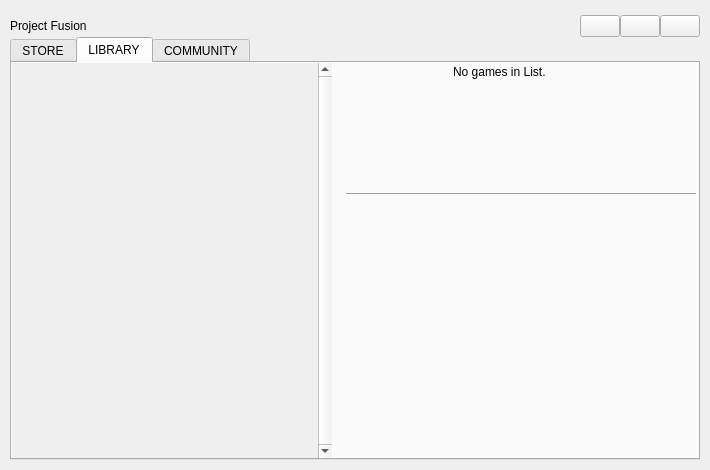
<?xml version="1.0" encoding="UTF-8"?>
<ui version="4.0">
 <class>MainWindow</class>
 <widget class="QMainWindow" name="MainWindow">
  <property name="geometry">
   <rect>
    <x>0</x>
    <y>0</y>
    <width>710</width>
    <height>470</height>
   </rect>
  </property>
  <property name="sizePolicy">
   <sizepolicy hsizetype="Preferred" vsizetype="Preferred">
    <horstretch>0</horstretch>
    <verstretch>0</verstretch>
   </sizepolicy>
  </property>
  <property name="minimumSize">
   <size>
    <width>710</width>
    <height>470</height>
   </size>
  </property>
  <property name="windowTitle">
   <string>FusionLauncher</string>
  </property>
  <property name="locale">
   <locale language="English" country="UnitedStates"/>
  </property>
  <widget class="QWidget" name="centralWidget">
   <layout class="QVBoxLayout" name="verticalLayout" stretch="0,0">
    <property name="spacing">
     <number>0</number>
    </property>
    <property name="leftMargin">
     <number>10</number>
    </property>
    <property name="topMargin">
     <number>15</number>
    </property>
    <property name="rightMargin">
     <number>10</number>
    </property>
    <property name="bottomMargin">
     <number>10</number>
    </property>
    <item>
     <widget class="QWidget" name="meueBar" native="true">
      <layout class="QHBoxLayout" name="horizontalLayout">
       <property name="spacing">
        <number>0</number>
       </property>
       <property name="leftMargin">
        <number>0</number>
       </property>
       <property name="topMargin">
        <number>0</number>
       </property>
       <property name="rightMargin">
        <number>0</number>
       </property>
       <property name="bottomMargin">
        <number>0</number>
       </property>
       <item>
        <widget class="QLabel" name="titleLabel">
         <property name="locale">
          <locale language="English" country="UnitedStates"/>
         </property>
         <property name="text">
          <string>Project Fusion</string>
         </property>
        </widget>
       </item>
       <item>
        <spacer name="horizontalSpacer_2">
         <property name="orientation">
          <enum>Qt::Horizontal</enum>
         </property>
         <property name="sizeHint" stdset="0">
          <size>
           <width>603</width>
           <height>20</height>
          </size>
         </property>
        </spacer>
       </item>
       <item>
        <widget class="QPushButton" name="pb_Min">
         <property name="sizePolicy">
          <sizepolicy hsizetype="Minimum" vsizetype="Minimum">
           <horstretch>0</horstretch>
           <verstretch>0</verstretch>
          </sizepolicy>
         </property>
         <property name="text">
          <string/>
         </property>
         <property name="icon">
          <iconset resource="res.qrc">
           <normaloff>:/gfx/min.png</normaloff>:/gfx/min.png</iconset>
         </property>
        </widget>
       </item>
       <item>
        <widget class="QPushButton" name="pb_Max">
         <property name="sizePolicy">
          <sizepolicy hsizetype="Minimum" vsizetype="Minimum">
           <horstretch>0</horstretch>
           <verstretch>0</verstretch>
          </sizepolicy>
         </property>
         <property name="text">
          <string/>
         </property>
         <property name="icon">
          <iconset resource="res.qrc">
           <normaloff>:/gfx/max.png</normaloff>:/gfx/max.png</iconset>
         </property>
        </widget>
       </item>
       <item>
        <widget class="QPushButton" name="pb_Close">
         <property name="sizePolicy">
          <sizepolicy hsizetype="Minimum" vsizetype="Minimum">
           <horstretch>0</horstretch>
           <verstretch>0</verstretch>
          </sizepolicy>
         </property>
         <property name="text">
          <string notr="true"/>
         </property>
         <property name="icon">
          <iconset resource="res.qrc">
           <normaloff>:/gfx/close.png</normaloff>:/gfx/close.png</iconset>
         </property>
        </widget>
       </item>
      </layout>
     </widget>
    </item>
    <item>
     <widget class="QTabWidget" name="tabWidget">
      <property name="locale">
       <locale language="English" country="UnitedStates"/>
      </property>
      <property name="currentIndex">
       <number>1</number>
      </property>
      <widget class="QWidget" name="tab_Store">
       <property name="enabled">
        <bool>false</bool>
       </property>
       <attribute name="title">
        <string>STORE</string>
       </attribute>
       <layout class="QVBoxLayout" name="verticalLayout_5">
        <property name="leftMargin">
         <number>0</number>
        </property>
        <property name="topMargin">
         <number>0</number>
        </property>
        <property name="rightMargin">
         <number>0</number>
        </property>
        <property name="bottomMargin">
         <number>0</number>
        </property>
        <item>
         <widget class="QWidget" name="widget_5" native="true">
          <property name="sizePolicy">
           <sizepolicy hsizetype="Preferred" vsizetype="Fixed">
            <horstretch>0</horstretch>
            <verstretch>0</verstretch>
           </sizepolicy>
          </property>
          <layout class="QHBoxLayout" name="horizontalLayout_7">
           <property name="leftMargin">
            <number>0</number>
           </property>
           <property name="topMargin">
            <number>0</number>
           </property>
           <property name="rightMargin">
            <number>0</number>
           </property>
           <property name="bottomMargin">
            <number>9</number>
           </property>
           <item>
            <widget class="QLineEdit" name="lineEdit">
             <property name="enabled">
              <bool>false</bool>
             </property>
            </widget>
           </item>
           <item>
            <widget class="QPushButton" name="pushButton">
             <property name="enabled">
              <bool>false</bool>
             </property>
             <property name="locale">
              <locale language="English" country="UnitedStates"/>
             </property>
             <property name="text">
              <string>PushButton</string>
             </property>
            </widget>
           </item>
          </layout>
         </widget>
        </item>
        <item>
         <spacer name="verticalSpacer">
          <property name="orientation">
           <enum>Qt::Vertical</enum>
          </property>
          <property name="sizeHint" stdset="0">
           <size>
            <width>20</width>
            <height>40</height>
           </size>
          </property>
         </spacer>
        </item>
       </layout>
      </widget>
      <widget class="QWidget" name="tab_Library">
       <attribute name="title">
        <string>LIBRARY</string>
       </attribute>
       <layout class="QHBoxLayout" name="horizontalLayout_3">
        <property name="spacing">
         <number>12</number>
        </property>
        <property name="leftMargin">
         <number>0</number>
        </property>
        <property name="topMargin">
         <number>0</number>
        </property>
        <property name="rightMargin">
         <number>0</number>
        </property>
        <property name="bottomMargin">
         <number>0</number>
        </property>
        <item>
         <widget class="QWidget" name="gameListWidget" native="true">
          <property name="sizePolicy">
           <sizepolicy hsizetype="Fixed" vsizetype="Preferred">
            <horstretch>0</horstretch>
            <verstretch>0</verstretch>
           </sizepolicy>
          </property>
          <property name="minimumSize">
           <size>
            <width>320</width>
            <height>0</height>
           </size>
          </property>
          <layout class="QGridLayout" name="gridLayout">
           <property name="leftMargin">
            <number>0</number>
           </property>
           <property name="topMargin">
            <number>0</number>
           </property>
           <property name="rightMargin">
            <number>0</number>
           </property>
           <property name="bottomMargin">
            <number>0</number>
           </property>
           <property name="spacing">
            <number>0</number>
           </property>
           <item row="0" column="0">
            <widget class="QScrollArea" name="gameScrollArea">
             <property name="sizePolicy">
              <sizepolicy hsizetype="Minimum" vsizetype="Expanding">
               <horstretch>0</horstretch>
               <verstretch>0</verstretch>
              </sizepolicy>
             </property>
             <property name="minimumSize">
              <size>
               <width>320</width>
               <height>0</height>
              </size>
             </property>
             <property name="frameShape">
              <enum>QFrame::NoFrame</enum>
             </property>
             <property name="verticalScrollBarPolicy">
              <enum>Qt::ScrollBarAlwaysOn</enum>
             </property>
             <property name="horizontalScrollBarPolicy">
              <enum>Qt::ScrollBarAsNeeded</enum>
             </property>
             <property name="widgetResizable">
              <bool>true</bool>
             </property>
             <widget class="QWidget" name="scrollAreaWidgetContents">
              <property name="geometry">
               <rect>
                <x>0</x>
                <y>0</y>
                <width>303</width>
                <height>395</height>
               </rect>
              </property>
             </widget>
            </widget>
           </item>
          </layout>
         </widget>
        </item>
        <item>
         <widget class="QWidget" name="gameDetailsWidget" native="true">
          <property name="styleSheet">
           <string notr="true"/>
          </property>
          <layout class="QVBoxLayout" name="verticalLayout_3">
           <property name="spacing">
            <number>2</number>
           </property>
           <property name="leftMargin">
            <number>2</number>
           </property>
           <property name="topMargin">
            <number>2</number>
           </property>
           <property name="rightMargin">
            <number>2</number>
           </property>
           <property name="bottomMargin">
            <number>2</number>
           </property>
           <item>
            <widget class="QWidget" name="w_gameTitle" native="true">
             <property name="minimumSize">
              <size>
               <width>0</width>
               <height>126</height>
              </size>
             </property>
             <property name="maximumSize">
              <size>
               <width>16777215</width>
               <height>126</height>
              </size>
             </property>
             <property name="styleSheet">
              <string notr="true">background:transparent;</string>
             </property>
             <layout class="QHBoxLayout" name="horizontalLayout_4">
              <property name="topMargin">
               <number>0</number>
              </property>
              <property name="bottomMargin">
               <number>0</number>
              </property>
              <item>
               <widget class="QGraphicsView" name="gvCover">
                <property name="sizePolicy">
                 <sizepolicy hsizetype="Fixed" vsizetype="Fixed">
                  <horstretch>0</horstretch>
                  <verstretch>0</verstretch>
                 </sizepolicy>
                </property>
                <property name="minimumSize">
                 <size>
                  <width>90</width>
                  <height>125</height>
                 </size>
                </property>
                <property name="maximumSize">
                 <size>
                  <width>90</width>
                  <height>125</height>
                 </size>
                </property>
                <property name="frameShape">
                 <enum>QFrame::NoFrame</enum>
                </property>
                <property name="verticalScrollBarPolicy">
                 <enum>Qt::ScrollBarAlwaysOff</enum>
                </property>
                <property name="horizontalScrollBarPolicy">
                 <enum>Qt::ScrollBarAlwaysOff</enum>
                </property>
               </widget>
              </item>
              <item>
               <widget class="QLabel" name="tgw_GameTitle">
                <property name="text">
                 <string>No games in List.</string>
                </property>
                <property name="alignment">
                 <set>Qt::AlignLeading|Qt::AlignLeft|Qt::AlignTop</set>
                </property>
                <property name="wordWrap">
                 <bool>true</bool>
                </property>
               </widget>
              </item>
             </layout>
            </widget>
           </item>
           <item>
            <widget class="Line" name="line_2">
             <property name="orientation">
              <enum>Qt::Horizontal</enum>
             </property>
            </widget>
           </item>
           <item>
            <widget class="QWidget" name="widget_2" native="true">
             <property name="styleSheet">
              <string notr="true">background:transparent;</string>
             </property>
             <layout class="QHBoxLayout" name="horizontalLayout_5">
              <property name="spacing">
               <number>0</number>
              </property>
              <property name="leftMargin">
               <number>0</number>
              </property>
              <property name="topMargin">
               <number>0</number>
              </property>
              <property name="rightMargin">
               <number>0</number>
              </property>
              <property name="bottomMargin">
               <number>0</number>
              </property>
              <item>
               <widget class="QWidget" name="w_mainInfo" native="true">
                <layout class="QVBoxLayout" name="verticalLayout_2">
                 <item>
                  <widget class="QLabel" name="lbl_lastPlayed">
                   <property name="text">
                    <string/>
                   </property>
                  </widget>
                 </item>
                 <item>
                  <spacer name="verticalSpacer_4">
                   <property name="orientation">
                    <enum>Qt::Vertical</enum>
                   </property>
                   <property name="sizeHint" stdset="0">
                    <size>
                     <width>20</width>
                     <height>158</height>
                    </size>
                   </property>
                  </spacer>
                 </item>
                </layout>
               </widget>
              </item>
              <item>
               <widget class="QWidget" name="w_sidebar" native="true">
                <property name="sizePolicy">
                 <sizepolicy hsizetype="Fixed" vsizetype="Preferred">
                  <horstretch>0</horstretch>
                  <verstretch>0</verstretch>
                 </sizepolicy>
                </property>
                <layout class="QVBoxLayout" name="verticalLayout_4">
                 <property name="leftMargin">
                  <number>0</number>
                 </property>
                 <property name="topMargin">
                  <number>0</number>
                 </property>
                 <property name="rightMargin">
                  <number>0</number>
                 </property>
                 <property name="bottomMargin">
                  <number>0</number>
                 </property>
                 <item>
                  <spacer name="verticalSpacer_2">
                   <property name="orientation">
                    <enum>Qt::Vertical</enum>
                   </property>
                   <property name="sizeHint" stdset="0">
                    <size>
                     <width>20</width>
                     <height>40</height>
                    </size>
                   </property>
                  </spacer>
                 </item>
                 <item>
                  <widget class="QWidget" name="widget_3" native="true">
                   <layout class="QHBoxLayout" name="horizontalLayout_6">
                    <property name="spacing">
                     <number>0</number>
                    </property>
                    <property name="leftMargin">
                     <number>0</number>
                    </property>
                    <property name="topMargin">
                     <number>0</number>
                    </property>
                    <property name="rightMargin">
                     <number>0</number>
                    </property>
                    <property name="bottomMargin">
                     <number>0</number>
                    </property>
                    <item>
                     <spacer name="horizontalSpacer_4">
                      <property name="orientation">
                       <enum>Qt::Horizontal</enum>
                      </property>
                      <property name="sizeHint" stdset="0">
                       <size>
                        <width>40</width>
                        <height>20</height>
                       </size>
                      </property>
                     </spacer>
                    </item>
                    <item>
                     <widget class="QPushButton" name="tgw_GameIconButton">
                      <property name="sizePolicy">
                       <sizepolicy hsizetype="Fixed" vsizetype="Fixed">
                        <horstretch>0</horstretch>
                        <verstretch>0</verstretch>
                       </sizepolicy>
                      </property>
                      <property name="minimumSize">
                       <size>
                        <width>30</width>
                        <height>30</height>
                       </size>
                      </property>
                      <property name="styleSheet">
                       <string notr="true">padding:0px; border:none;</string>
                      </property>
                      <property name="text">
                       <string/>
                      </property>
                      <property name="iconSize">
                       <size>
                        <width>30</width>
                        <height>30</height>
                       </size>
                      </property>
                     </widget>
                    </item>
                   </layout>
                  </widget>
                 </item>
                </layout>
               </widget>
              </item>
             </layout>
            </widget>
           </item>
           <item>
            <widget class="QWidget" name="w_globalButtons" native="true">
             <layout class="QHBoxLayout" name="horizontalLayout_2">
              <property name="spacing">
               <number>0</number>
              </property>
              <property name="leftMargin">
               <number>0</number>
              </property>
              <property name="topMargin">
               <number>0</number>
              </property>
              <property name="rightMargin">
               <number>10</number>
              </property>
              <property name="bottomMargin">
               <number>10</number>
              </property>
              <item>
               <spacer name="horizontalSpacer_3">
                <property name="orientation">
                 <enum>Qt::Horizontal</enum>
                </property>
                <property name="sizeHint" stdset="0">
                 <size>
                  <width>40</width>
                  <height>20</height>
                 </size>
                </property>
               </spacer>
              </item>
              <item>
               <widget class="QPushButton" name="pb_LaunchRandom">
                <property name="sizePolicy">
                 <sizepolicy hsizetype="Fixed" vsizetype="Fixed">
                  <horstretch>0</horstretch>
                  <verstretch>0</verstretch>
                 </sizepolicy>
                </property>
                <property name="text">
                 <string/>
                </property>
                <property name="icon">
                 <iconset resource="res.qrc">
                  <normaloff>:/gfx/Random.png</normaloff>:/gfx/Random.png</iconset>
                </property>
                <property name="iconSize">
                 <size>
                  <width>40</width>
                  <height>40</height>
                 </size>
                </property>
                <property name="flat">
                 <bool>true</bool>
                </property>
               </widget>
              </item>
              <item>
               <spacer name="verticalSpacer_3">
                <property name="orientation">
                 <enum>Qt::Horizontal</enum>
                </property>
                <property name="sizeType">
                 <enum>QSizePolicy::Fixed</enum>
                </property>
                <property name="sizeHint" stdset="0">
                 <size>
                  <width>10</width>
                  <height>20</height>
                 </size>
                </property>
               </spacer>
              </item>
              <item>
               <widget class="QPushButton" name="pb_LaunchGame">
                <property name="sizePolicy">
                 <sizepolicy hsizetype="Fixed" vsizetype="Fixed">
                  <horstretch>0</horstretch>
                  <verstretch>0</verstretch>
                 </sizepolicy>
                </property>
                <property name="text">
                 <string/>
                </property>
                <property name="icon">
                 <iconset resource="res.qrc">
                  <normaloff>:/gfx/Launch.png</normaloff>:/gfx/Launch.png</iconset>
                </property>
                <property name="iconSize">
                 <size>
                  <width>40</width>
                  <height>40</height>
                 </size>
                </property>
                <property name="flat">
                 <bool>true</bool>
                </property>
               </widget>
              </item>
              <item>
               <spacer name="horizontalSpacer">
                <property name="orientation">
                 <enum>Qt::Horizontal</enum>
                </property>
                <property name="sizeType">
                 <enum>QSizePolicy::Fixed</enum>
                </property>
                <property name="sizeHint" stdset="0">
                 <size>
                  <width>10</width>
                  <height>20</height>
                 </size>
                </property>
               </spacer>
              </item>
              <item>
               <widget class="QPushButton" name="pb_Settings">
                <property name="sizePolicy">
                 <sizepolicy hsizetype="Fixed" vsizetype="Fixed">
                  <horstretch>0</horstretch>
                  <verstretch>0</verstretch>
                 </sizepolicy>
                </property>
                <property name="contextMenuPolicy">
                 <enum>Qt::CustomContextMenu</enum>
                </property>
                <property name="text">
                 <string/>
                </property>
                <property name="icon">
                 <iconset resource="res.qrc">
                  <normaloff>:/gfx/gears.png</normaloff>:/gfx/gears.png</iconset>
                </property>
                <property name="iconSize">
                 <size>
                  <width>40</width>
                  <height>40</height>
                 </size>
                </property>
                <property name="flat">
                 <bool>true</bool>
                </property>
               </widget>
              </item>
             </layout>
            </widget>
           </item>
          </layout>
         </widget>
        </item>
       </layout>
       <zorder>gameDetailsWidget</zorder>
       <zorder>gameListWidget</zorder>
      </widget>
      <widget class="QWidget" name="tab_Community">
       <property name="enabled">
        <bool>false</bool>
       </property>
       <attribute name="title">
        <string>COMMUNITY</string>
       </attribute>
       <layout class="QGridLayout" name="gridLayout_2">
        <property name="leftMargin">
         <number>0</number>
        </property>
        <property name="topMargin">
         <number>0</number>
        </property>
        <property name="rightMargin">
         <number>0</number>
        </property>
        <property name="bottomMargin">
         <number>0</number>
        </property>
        <property name="spacing">
         <number>0</number>
        </property>
        <item row="0" column="0">
         <widget class="QWidget" name="tabWidget_Community" native="true">
          <layout class="QGridLayout" name="gridLayout">
           <item row="0" column="0">
            <widget class="QLabel" name="label_3">
             <property name="text">
              <string>Community - Coming soon!</string>
             </property>
            </widget>
           </item>
          </layout>
         </widget>
        </item>
       </layout>
      </widget>
     </widget>
    </item>
   </layout>
  </widget>
 </widget>
 <layoutdefault spacing="6" margin="11"/>
 <resources>
  <include location="res.qrc"/>
 </resources>
 <connections/>
</ui>
